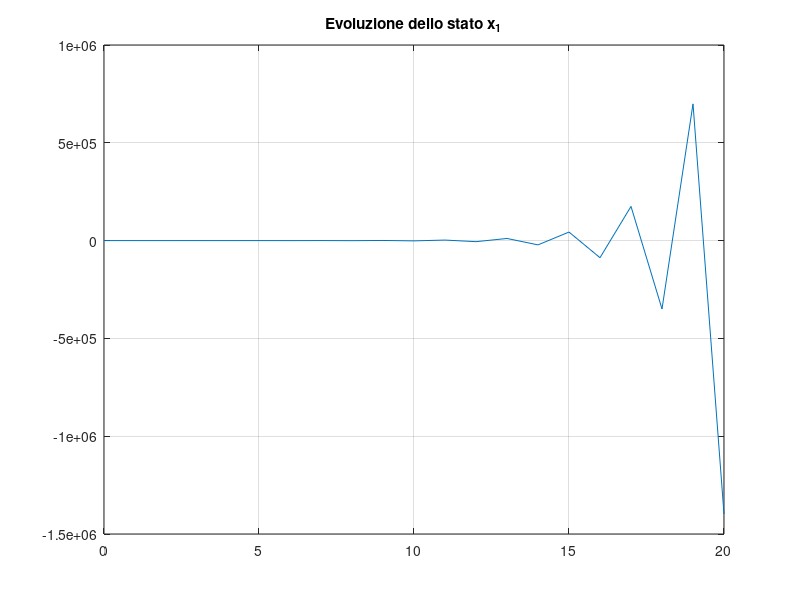
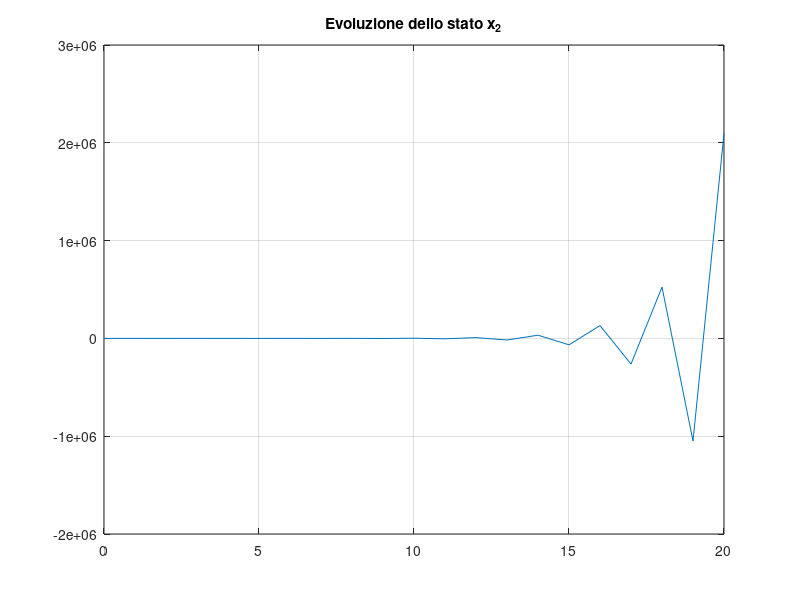

Reproduce these figures in MATLAB, in order.
B = [1; 1];
C = [1 3];
D = 0;
es = menu('Scegli i valori della matrice A', 'A1 = [-0.5 1;0 -2]',...
    'A2 = [-0.5 1;0 -1]', 'A3 = [-0.5 1;0 0]', 'A4 = [-0.5 1;0 1]');
switch(es)
    case 1, A = [-0.5 1;0 -2];
    case 2, A = [-0.5 1;0 -1];
    case 3, A = [-0.5 1;0 0];
    case 4, A = [-0.5 1;0 1];
end
x0 = [1; 2];
t = 0:1:20;
u = 0*t;
System = ss(A, B, C, D, -1);
[Y, T, X] = lsim(System, u, t, x0);
figure(1), plot(T, X(:,1)), grid on, zoom on, title('Evoluzione dello stato x_1');
figure(2), plot(T, X(:,2)), grid on, zoom on, title('Evoluzione dello stato x_2');
